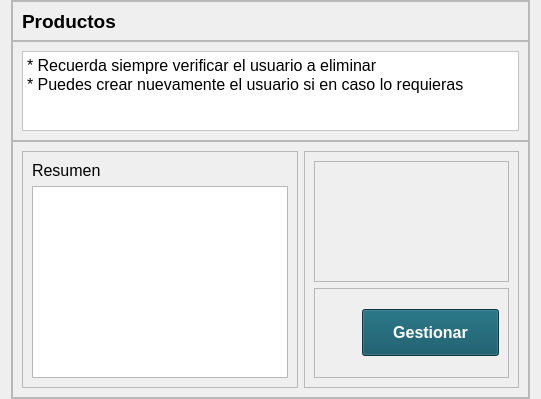
               <widget class="QWidget" name="p_producto">
                <property name="styleSheet">
                 <string notr="true">QPushButton
{
color: rgb(255, 255, 255);
background-color: rgb(8, 80, 97);
}</string>
                </property>
                <layout class="QHBoxLayout" name="horizontalLayout_10">
                 <property name="spacing">
                  <number>0</number>
                 </property>
                 <property name="topMargin">
                  <number>0</number>
                 </property>
                 <property name="bottomMargin">
                  <number>0</number>
                 </property>
                 <item>
                  <widget class="QFrame" name="frame_4">
                   <property name="maximumSize">
                    <size>
                     <width>700</width>
                     <height>1000000</height>
                    </size>
                   </property>
                   <property name="font">
                    <font>
                     <pointsize>10</pointsize>
                    </font>
                   </property>
                   <property name="frameShape">
                    <enum>QFrame::StyledPanel</enum>
                   </property>
                   <property name="frameShadow">
                    <enum>QFrame::Raised</enum>
                   </property>
                   <layout class="QVBoxLayout" name="verticalLayout_11">
                    <property name="spacing">
                     <number>0</number>
                    </property>
                    <property name="leftMargin">
                     <number>0</number>
                    </property>
                    <property name="topMargin">
                     <number>0</number>
                    </property>
                    <property name="rightMargin">
                     <number>0</number>
                    </property>
                    <property name="bottomMargin">
                     <number>0</number>
                    </property>
                    <item>
                     <widget class="QFrame" name="frame_6">
                      <property name="minimumSize">
                       <size>
                        <width>0</width>
                        <height>40</height>
                       </size>
                      </property>
                      <property name="maximumSize">
                       <size>
                        <width>16777215</width>
                        <height>40</height>
                       </size>
                      </property>
                      <property name="frameShape">
                       <enum>QFrame::StyledPanel</enum>
                      </property>
                      <property name="frameShadow">
                       <enum>QFrame::Raised</enum>
                      </property>
                      <layout class="QHBoxLayout" name="horizontalLayout_11">
                       <property name="topMargin">
                        <number>0</number>
                       </property>
                       <property name="bottomMargin">
                        <number>0</number>
                       </property>
                       <item>
                        <widget class="QLabel" name="label_6">
                         <property name="font">
                          <font>
                           <pointsize>14</pointsize>
                           <weight>75</weight>
                           <bold>true</bold>
                          </font>
                         </property>
                         <property name="text">
                          <string>Productos</string>
                         </property>
                        </widget>
                       </item>
                      </layout>
                     </widget>
                    </item>
                    <item>
                     <widget class="QFrame" name="frame_13">
                      <property name="minimumSize">
                       <size>
                        <width>0</width>
                        <height>100</height>
                       </size>
                      </property>
                      <property name="maximumSize">
                       <size>
                        <width>16777215</width>
                        <height>100</height>
                       </size>
                      </property>
                      <property name="frameShape">
                       <enum>QFrame::StyledPanel</enum>
                      </property>
                      <property name="frameShadow">
                       <enum>QFrame::Raised</enum>
                      </property>
                      <layout class="QHBoxLayout" name="horizontalLayout_17">
                       <item>
                        <widget class="QTextBrowser" name="textBrowser_3">
                         <property name="styleSheet">
                          <string notr="true">background-color: rgb(255, 255, 255);</string>
                         </property>
                         <property name="html">
                          <string>&lt;!DOCTYPE HTML PUBLIC &quot;-//W3C//DTD HTML 4.0//EN&quot; &quot;http://www.w3.org/TR/REC-html40/strict.dtd&quot;&gt;
&lt;html&gt;&lt;head&gt;&lt;meta name=&quot;qrichtext&quot; content=&quot;1&quot; /&gt;&lt;style type=&quot;text/css&quot;&gt;
p, li { white-space: pre-wrap; }
&lt;/style&gt;&lt;/head&gt;&lt;body style=&quot; font-family:'MS Shell Dlg 2'; font-size:8.25pt; font-weight:400; font-style:normal;&quot;&gt;
&lt;p style=&quot; margin-top:0px; margin-bottom:0px; margin-left:0px; margin-right:0px; -qt-block-indent:0; text-indent:0px;&quot;&gt;&lt;span style=&quot; font-size:12pt;&quot;&gt;* Recuerda siempre verificar el usuario a eliminar&lt;/span&gt;&lt;/p&gt;
&lt;p style=&quot; margin-top:0px; margin-bottom:0px; margin-left:0px; margin-right:0px; -qt-block-indent:0; text-indent:0px;&quot;&gt;&lt;span style=&quot; font-size:12pt;&quot;&gt;* Puedes crear nuevamente el usuario si en caso lo requieras&lt;/span&gt;&lt;/p&gt;
&lt;p style=&quot;-qt-paragraph-type:empty; margin-top:0px; margin-bottom:0px; margin-left:0px; margin-right:0px; -qt-block-indent:0; text-indent:0px; font-size:12pt;&quot;&gt;&lt;br /&gt;&lt;/p&gt;&lt;/body&gt;&lt;/html&gt;</string>
                         </property>
                        </widget>
                       </item>
                      </layout>
                     </widget>
                    </item>
                    <item>
                     <widget class="QFrame" name="frame_14">
                      <property name="frameShape">
                       <enum>QFrame::StyledPanel</enum>
                      </property>
                      <property name="frameShadow">
                       <enum>QFrame::Raised</enum>
                      </property>
                      <layout class="QHBoxLayout" name="horizontalLayout_19">
                       <item>
                        <widget class="QFrame" name="frame_27">
                         <property name="maximumSize">
                          <size>
                           <width>300</width>
                           <height>16777215</height>
                          </size>
                         </property>
                         <property name="frameShape">
                          <enum>QFrame::StyledPanel</enum>
                         </property>
                         <property name="frameShadow">
                          <enum>QFrame::Raised</enum>
                         </property>
                         <layout class="QVBoxLayout" name="verticalLayout_21">
                          <item>
                           <widget class="QLabel" name="label_12">
                            <property name="font">
                             <font>
                              <pointsize>12</pointsize>
                             </font>
                            </property>
                            <property name="text">
                             <string>Resumen</string>
                            </property>
                           </widget>
                          </item>
                          <item>
                           <widget class="QTextBrowser" name="textBrowser_6"/>
                          </item>
                         </layout>
                        </widget>
                       </item>
                       <item>
                        <widget class="QFrame" name="frame_35">
                         <property name="maximumSize">
                          <size>
                           <width>300</width>
                           <height>16777215</height>
                          </size>
                         </property>
                         <property name="frameShape">
                          <enum>QFrame::StyledPanel</enum>
                         </property>
                         <property name="frameShadow">
                          <enum>QFrame::Raised</enum>
                         </property>
                         <layout class="QVBoxLayout" name="verticalLayout_20">
                          <item>
                           <widget class="QFrame" name="frame_36">
                            <property name="frameShape">
                             <enum>QFrame::StyledPanel</enum>
                            </property>
                            <property name="frameShadow">
                             <enum>QFrame::Raised</enum>
                            </property>
                           </widget>
                          </item>
                          <item>
                           <widget class="QFrame" name="frame_37">
                            <property name="minimumSize">
                             <size>
                              <width>137</width>
                              <height>47</height>
                             </size>
                            </property>
                            <property name="maximumSize">
                             <size>
                              <width>16777215</width>
                              <height>90</height>
                             </size>
                            </property>
                            <property name="frameShape">
                             <enum>QFrame::StyledPanel</enum>
                            </property>
                            <property name="frameShadow">
                             <enum>QFrame::Raised</enum>
                            </property>
                            <layout class="QHBoxLayout" name="horizontalLayout_26">
                             <item>
                              <spacer name="horizontalSpacer_4">
                               <property name="orientation">
                                <enum>Qt::Horizontal</enum>
                               </property>
                               <property name="sizeHint" stdset="0">
                                <size>
                                 <width>38</width>
                                 <height>20</height>
                                </size>
                               </property>
                              </spacer>
                             </item>
                             <item>
                              <widget class="QPushButton" name="btnProducto">
                               <property name="minimumSize">
                                <size>
                                 <width>137</width>
                                 <height>47</height>
                                </size>
                               </property>
                               <property name="font">
                                <font>
                                 <pointsize>12</pointsize>
                                 <weight>75</weight>
                                 <bold>true</bold>
                                </font>
                               </property>
                               <property name="text">
                                <string>Gestionar</string>
                               </property>
                              </widget>
                             </item>
                             <item>
                              <spacer name="horizontalSpacer_5">
                               <property name="orientation">
                                <enum>Qt::Horizontal</enum>
                               </property>
                               <property name="sizeHint" stdset="0">
                                <size>
                                 <width>0</width>
                                 <height>20</height>
                                </size>
                               </property>
                              </spacer>
                             </item>
                            </layout>
                           </widget>
                          </item>
                         </layout>
                        </widget>
                       </item>
                      </layout>
                     </widget>
                    </item>
                   </layout>
                  </widget>
                 </item>
                </layout>
               </widget>
